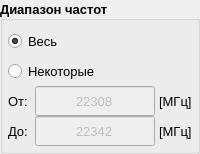
                    <widget class="QGroupBox" name="groupBox_frequency_range">
                     <property name="minimumSize">
                      <size>
                       <width>0</width>
                       <height>100</height>
                      </size>
                     </property>
                     <property name="maximumSize">
                      <size>
                       <width>16777215</width>
                       <height>16777215</height>
                      </size>
                     </property>
                     <property name="sizeIncrement">
                      <size>
                       <width>0</width>
                       <height>0</height>
                      </size>
                     </property>
                     <property name="baseSize">
                      <size>
                       <width>0</width>
                       <height>0</height>
                      </size>
                     </property>
                     <property name="font">
                      <font>
                       <pointsize>10</pointsize>
                       <weight>75</weight>
                       <bold>true</bold>
                      </font>
                     </property>
                     <property name="cursor">
                      <cursorShape>ArrowCursor</cursorShape>
                     </property>
                     <property name="mouseTracking">
                      <bool>false</bool>
                     </property>
                     <property name="tabletTracking">
                      <bool>false</bool>
                     </property>
                     <property name="styleSheet">
                      <string notr="true"/>
                     </property>
                     <property name="title">
                      <string>Диапазон частот</string>
                     </property>
                     <property name="alignment">
                      <set>Qt::AlignLeading|Qt::AlignLeft|Qt::AlignVCenter</set>
                     </property>
                     <property name="flat">
                      <bool>true</bool>
                     </property>
                     <property name="checkable">
                      <bool>false</bool>
                     </property>
                     <layout class="QVBoxLayout" name="layout_frequency_range">
                      <property name="spacing">
                       <number>0</number>
                      </property>
                      <property name="leftMargin">
                       <number>5</number>
                      </property>
                      <property name="topMargin">
                       <number>5</number>
                      </property>
                      <property name="rightMargin">
                       <number>5</number>
                      </property>
                      <property name="bottomMargin">
                       <number>5</number>
                      </property>
                      <item>
                       <widget class="QRadioButton" name="radioButton_all_range">
                        <property name="minimumSize">
                         <size>
                          <width>0</width>
                          <height>30</height>
                         </size>
                        </property>
                        <property name="font">
                         <font>
                          <pointsize>10</pointsize>
                          <weight>50</weight>
                          <bold>false</bold>
                         </font>
                        </property>
                        <property name="cursor">
                         <cursorShape>PointingHandCursor</cursorShape>
                        </property>
                        <property name="styleSheet">
                         <string notr="true"/>
                        </property>
                        <property name="text">
                         <string>Весь</string>
                        </property>
                        <property name="checked">
                         <bool>true</bool>
                        </property>
                       </widget>
                      </item>
                      <item>
                       <widget class="QRadioButton" name="radioButton_selected_range">
                        <property name="minimumSize">
                         <size>
                          <width>0</width>
                          <height>30</height>
                         </size>
                        </property>
                        <property name="font">
                         <font>
                          <pointsize>10</pointsize>
                          <weight>50</weight>
                          <bold>false</bold>
                         </font>
                        </property>
                        <property name="cursor">
                         <cursorShape>PointingHandCursor</cursorShape>
                        </property>
                        <property name="styleSheet">
                         <string notr="true"/>
                        </property>
                        <property name="text">
                         <string>Некоторые</string>
                        </property>
                        <property name="checked">
                         <bool>false</bool>
                        </property>
                       </widget>
                      </item>
                      <item>
                       <widget class="QWidget" name="widget_start_range" native="true">
                        <property name="sizePolicy">
                         <sizepolicy hsizetype="Ignored" vsizetype="Preferred">
                          <horstretch>0</horstretch>
                          <verstretch>0</verstretch>
                         </sizepolicy>
                        </property>
                        <property name="minimumSize">
                         <size>
                          <width>0</width>
                          <height>30</height>
                         </size>
                        </property>
                        <property name="styleSheet">
                         <string notr="true"/>
                        </property>
                        <layout class="QHBoxLayout" name="layout_start_range">
                         <property name="spacing">
                          <number>0</number>
                         </property>
                         <property name="sizeConstraint">
                          <enum>QLayout::SetDefaultConstraint</enum>
                         </property>
                         <property name="leftMargin">
                          <number>0</number>
                         </property>
                         <property name="topMargin">
                          <number>0</number>
                         </property>
                         <property name="rightMargin">
                          <number>0</number>
                         </property>
                         <property name="bottomMargin">
                          <number>0</number>
                         </property>
                         <item>
                          <widget class="QLabel" name="label_text_start_range">
                           <property name="sizePolicy">
                            <sizepolicy hsizetype="Preferred" vsizetype="Preferred">
                             <horstretch>0</horstretch>
                             <verstretch>0</verstretch>
                            </sizepolicy>
                           </property>
                           <property name="minimumSize">
                            <size>
                             <width>0</width>
                             <height>30</height>
                            </size>
                           </property>
                           <property name="font">
                            <font>
                             <pointsize>10</pointsize>
                             <weight>50</weight>
                             <bold>false</bold>
                            </font>
                           </property>
                           <property name="text">
                            <string>От: </string>
                           </property>
                          </widget>
                         </item>
                         <item>
                          <widget class="QLineEdit" name="lineEdit_start_range">
                           <property name="enabled">
                            <bool>false</bool>
                           </property>
                           <property name="sizePolicy">
                            <sizepolicy hsizetype="Expanding" vsizetype="Fixed">
                             <horstretch>0</horstretch>
                             <verstretch>0</verstretch>
                            </sizepolicy>
                           </property>
                           <property name="minimumSize">
                            <size>
                             <width>0</width>
                             <height>30</height>
                            </size>
                           </property>
                           <property name="maximumSize">
                            <size>
                             <width>120</width>
                             <height>30</height>
                            </size>
                           </property>
                           <property name="font">
                            <font>
                             <pointsize>10</pointsize>
                             <weight>50</weight>
                             <bold>false</bold>
                            </font>
                           </property>
                           <property name="styleSheet">
                            <string notr="true"/>
                           </property>
                           <property name="text">
                            <string notr="true">22308</string>
                           </property>
                           <property name="maxLength">
                            <number>10</number>
                           </property>
                           <property name="alignment">
                            <set>Qt::AlignCenter</set>
                           </property>
                           <property name="dragEnabled">
                            <bool>false</bool>
                           </property>
                          </widget>
                         </item>
                         <item>
                          <widget class="QLabel" name="label_text_units_start_range">
                           <property name="sizePolicy">
                            <sizepolicy hsizetype="Preferred" vsizetype="Preferred">
                             <horstretch>0</horstretch>
                             <verstretch>0</verstretch>
                            </sizepolicy>
                           </property>
                           <property name="minimumSize">
                            <size>
                             <width>0</width>
                             <height>30</height>
                            </size>
                           </property>
                           <property name="font">
                            <font>
                             <pointsize>10</pointsize>
                             <weight>50</weight>
                             <bold>false</bold>
                            </font>
                           </property>
                           <property name="text">
                            <string> [МГц]</string>
                           </property>
                           <property name="alignment">
                            <set>Qt::AlignCenter</set>
                           </property>
                          </widget>
                         </item>
                        </layout>
                       </widget>
                      </item>
                      <item>
                       <widget class="QWidget" name="widget_end_range" native="true">
                        <property name="sizePolicy">
                         <sizepolicy hsizetype="Ignored" vsizetype="Preferred">
                          <horstretch>0</horstretch>
                          <verstretch>0</verstretch>
                         </sizepolicy>
                        </property>
                        <property name="minimumSize">
                         <size>
                          <width>0</width>
                          <height>30</height>
                         </size>
                        </property>
                        <property name="styleSheet">
                         <string notr="true"/>
                        </property>
                        <layout class="QHBoxLayout" name="layout_end_range">
                         <property name="spacing">
                          <number>0</number>
                         </property>
                         <property name="sizeConstraint">
                          <enum>QLayout::SetDefaultConstraint</enum>
                         </property>
                         <property name="leftMargin">
                          <number>0</number>
                         </property>
                         <property name="topMargin">
                          <number>0</number>
                         </property>
                         <property name="rightMargin">
                          <number>0</number>
                         </property>
                         <property name="bottomMargin">
                          <number>0</number>
                         </property>
                         <item>
                          <widget class="QLabel" name="label_text_end_range">
                           <property name="sizePolicy">
                            <sizepolicy hsizetype="Preferred" vsizetype="Preferred">
                             <horstretch>0</horstretch>
                             <verstretch>0</verstretch>
                            </sizepolicy>
                           </property>
                           <property name="minimumSize">
                            <size>
                             <width>0</width>
                             <height>30</height>
                            </size>
                           </property>
                           <property name="font">
                            <font>
                             <pointsize>10</pointsize>
                             <weight>50</weight>
                             <bold>false</bold>
                            </font>
                           </property>
                           <property name="styleSheet">
                            <string notr="true"/>
                           </property>
                           <property name="text">
                            <string>До: </string>
                           </property>
                          </widget>
                         </item>
                         <item>
                          <widget class="QLineEdit" name="lineEdit_end_range">
                           <property name="enabled">
                            <bool>false</bool>
                           </property>
                           <property name="sizePolicy">
                            <sizepolicy hsizetype="Expanding" vsizetype="Fixed">
                             <horstretch>0</horstretch>
                             <verstretch>0</verstretch>
                            </sizepolicy>
                           </property>
                           <property name="minimumSize">
                            <size>
                             <width>120</width>
                             <height>30</height>
                            </size>
                           </property>
                           <property name="maximumSize">
                            <size>
                             <width>120</width>
                             <height>30</height>
                            </size>
                           </property>
                           <property name="font">
                            <font>
                             <pointsize>10</pointsize>
                             <weight>50</weight>
                             <bold>false</bold>
                            </font>
                           </property>
                           <property name="styleSheet">
                            <string notr="true"/>
                           </property>
                           <property name="text">
                            <string notr="true">22342</string>
                           </property>
                           <property name="maxLength">
                            <number>10</number>
                           </property>
                           <property name="alignment">
                            <set>Qt::AlignCenter</set>
                           </property>
                           <property name="dragEnabled">
                            <bool>false</bool>
                           </property>
                          </widget>
                         </item>
                         <item>
                          <widget class="QLabel" name="label_text_units_end_range">
                           <property name="sizePolicy">
                            <sizepolicy hsizetype="Preferred" vsizetype="Preferred">
                             <horstretch>0</horstretch>
                             <verstretch>0</verstretch>
                            </sizepolicy>
                           </property>
                           <property name="minimumSize">
                            <size>
                             <width>0</width>
                             <height>30</height>
                            </size>
                           </property>
                           <property name="font">
                            <font>
                             <pointsize>10</pointsize>
                             <weight>50</weight>
                             <bold>false</bold>
                            </font>
                           </property>
                           <property name="styleSheet">
                            <string notr="true"/>
                           </property>
                           <property name="text">
                            <string> [МГц]</string>
                           </property>
                           <property name="alignment">
                            <set>Qt::AlignCenter</set>
                           </property>
                          </widget>
                         </item>
                        </layout>
                       </widget>
                      </item>
                     </layout>
                    </widget>
